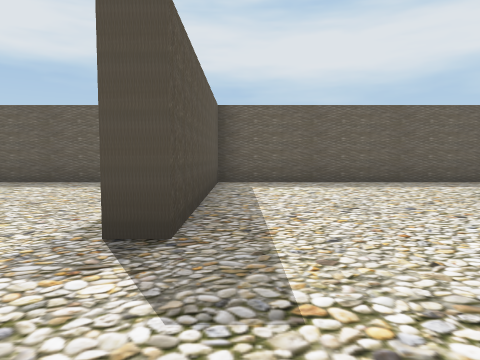
view 1 (above)

24 first-person views from a walk through a scene from a Unity 3-D project. The camera is 1.2 m above the floor, tilts 4° down and sees 70° across. The floor is counted in squares, 2 m on a side. Each view is taken from the middle of a square. On the plan, view 1 faces up. The plan holds only what a view shows up to about 10 squares ahead; the rest is blank. The place goes on beyond the plan. The player character is not drawn.

view 2
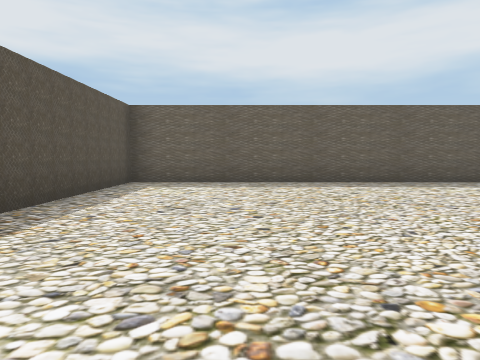

view 3
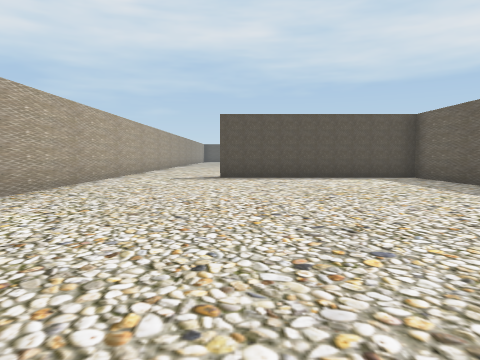

view 4
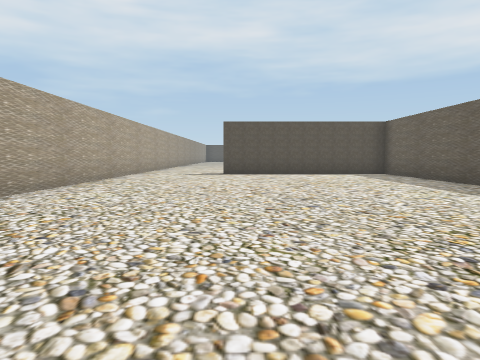

view 5
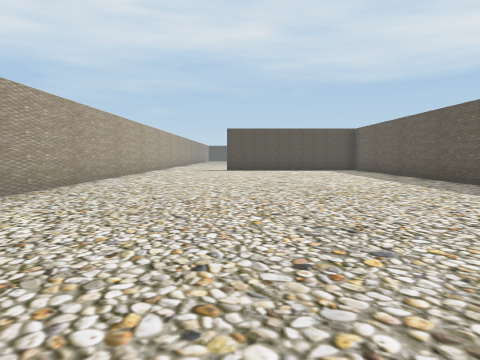

view 6
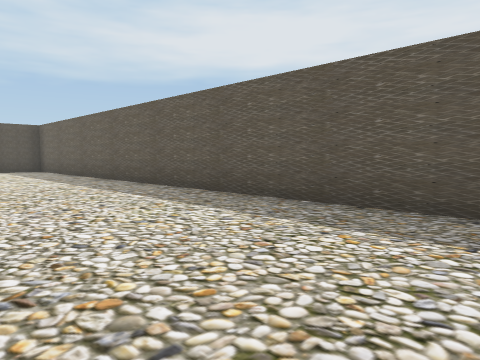

view 7
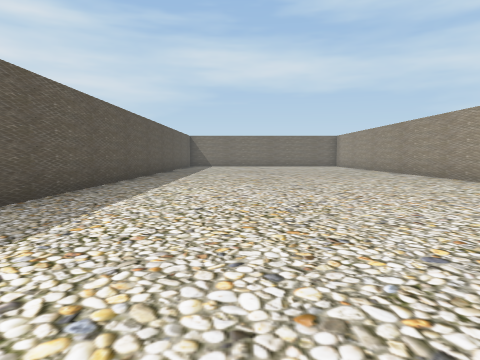

view 8
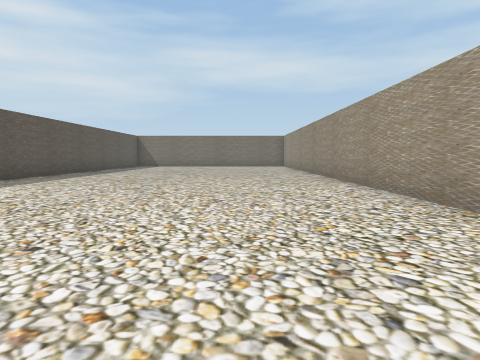

view 9
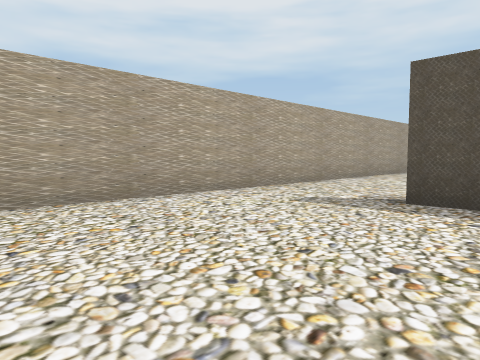

view 10
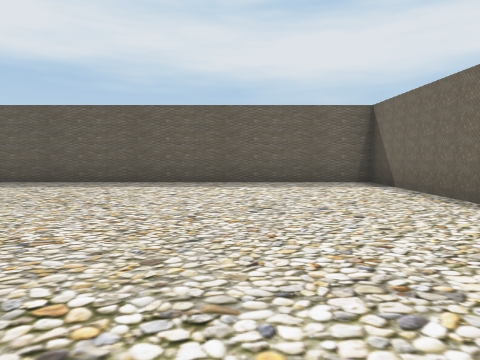

view 11
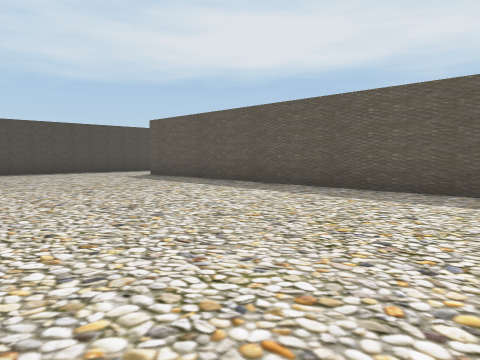

view 12
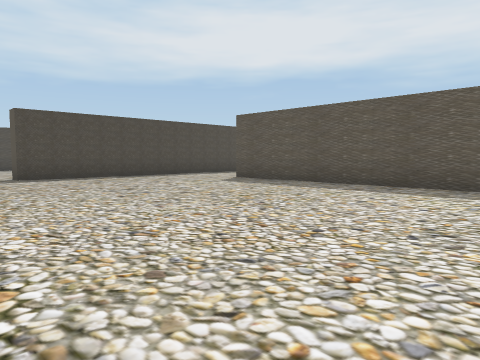

view 13
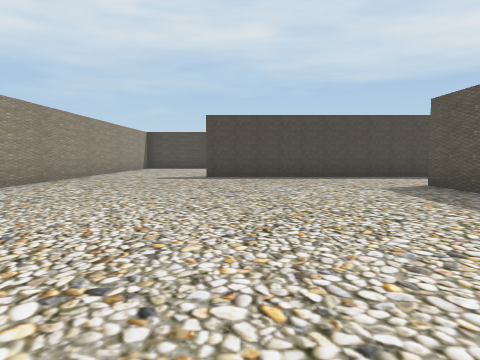

view 14
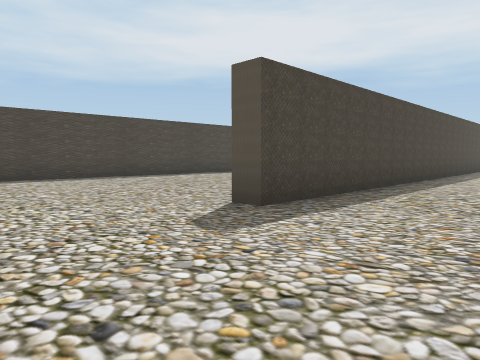

view 15
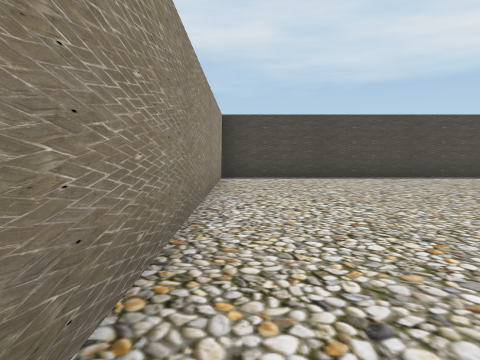

view 16
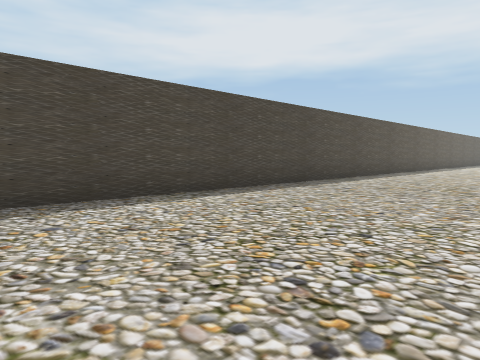

view 17
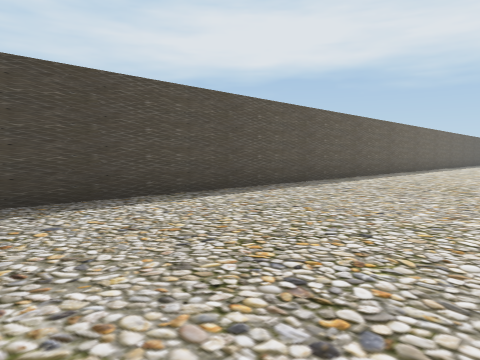

view 18
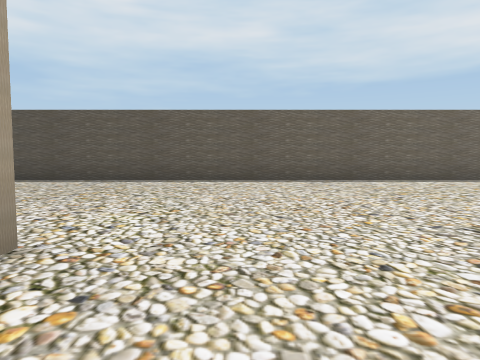

view 19
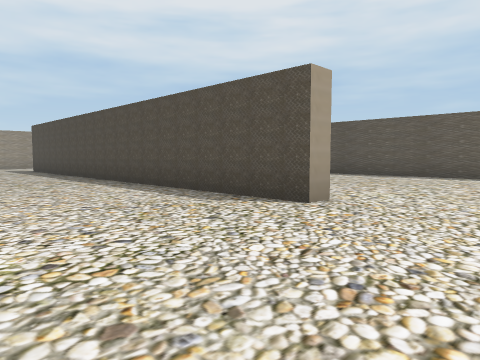

view 20
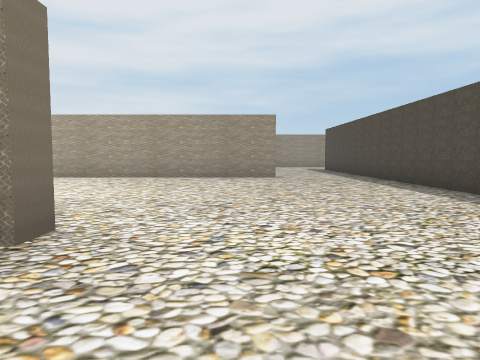

view 21
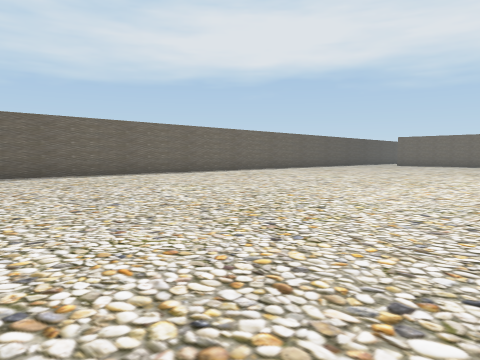

view 22
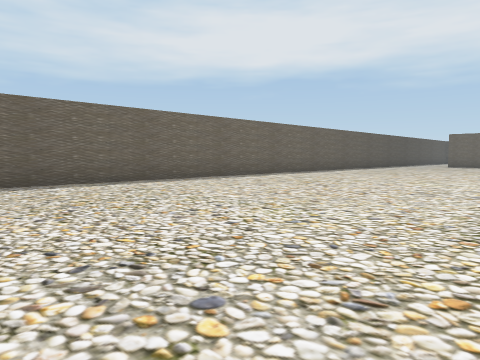

view 23
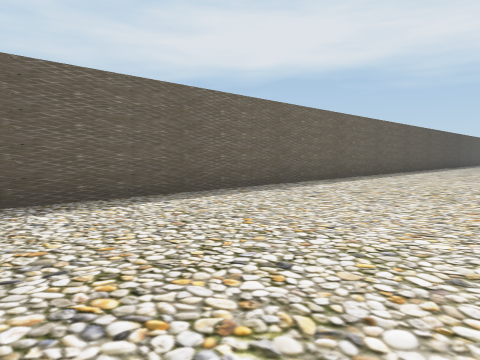

view 24
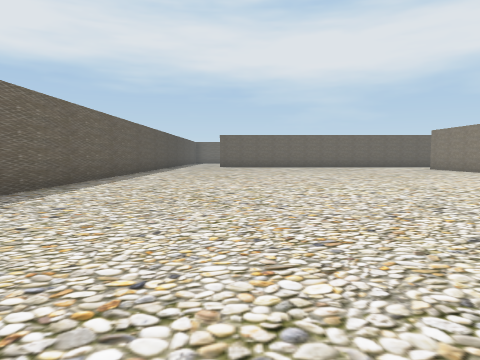

### Floor plan
Points are (right, up) in squares from view 1. A wall is a line through its corners. A room is listed if a view was taken in it or the views show most of it. See-through windows are left out.
Room 1 (views 1, 2, 3, 4, 5, 6, 7, 8, 9)
walls: (15.1, 7.9) (-0.5, 7.9) (-0.5, 2.4) (-1, 2.4); (-2.5, -0.5) (15.1, -0.5)
ways out: opening at (-1.7, 1) to room 2
Room 2 (views 10, 11, 12, 13, 14, 15, 16, 17, 18, 19, 20, 21, 22, 23, 24)
walls: (-12.5, 15.2) (-12.5, 15.8); (-18.2, 15.6) (-17.7, 15.6) (-17.7, 3.1) (-18.2, 3.1); (-15, 8.4) (-8.6, 8.4); (-5.7, -0.5) (-2.5, -0.5); (-1, 4.2) (-1, 7.9) (-15, 7.9); (-24.6, 30.1) (-24.6, -0.5) (-14.4, -0.5)
ways out: opening at (-1.7, 1) to room 1

Where each view was taken, in squares from view 1:
view 1: 0 up, 0 right, facing up
view 2: 0 up, 2 right, facing up
view 3: 3 up, 9 right, facing left
view 4: 3 up, 11 right, facing left
view 5: 3 up, 14 right, facing left
view 6: 4 up, 14 right, facing up-left
view 7: 5 up, 5 right, facing right
view 8: 2 up, 5 right, facing right
view 9: 4 up, 4 right, facing down-left
view 10: 0 up, 4 left, facing up
view 11: 2 up, 5 left, facing up-left
view 12: 1 up, 8 left, facing up-left
view 13: 4 up, 8 left, facing left
view 14: 0 up, 15 left, facing up-left
view 15: 0 up, 15 left, facing left
view 16: 3 up, 20 left, facing up-left
view 17: 8 up, 20 left, facing up-left
view 18: 17 up, 16 left, facing left
view 19: 18 up, 14 left, facing down-left
view 20: 18 up, 14 left, facing down
view 21: 17 up, 14 left, facing up-left
view 22: 18 up, 17 left, facing up-left
view 23: 19 up, 20 left, facing up-left
view 24: 20 up, 21 left, facing up
